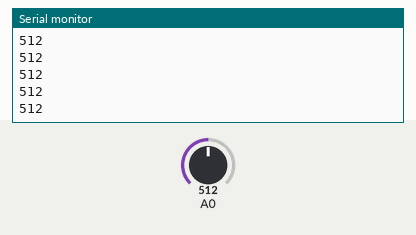
This sketch was run on a simulated Arduino Uno, built with avr-gcc and run on an emulated ATmega328P. Parts: the last lines printed to the serial monitor. The inputs (shaded band) are chosen by the test bench; at power-on: A0 = 512.

Above: at 1.2 s.
1.3 s: A0 set to 716
At 2.1 s:
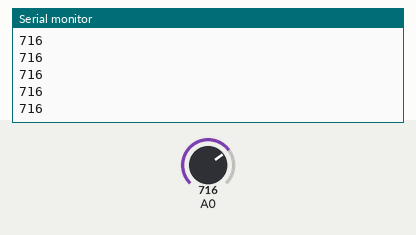
2.8 s: A0 set to 900
At 3.7 s:
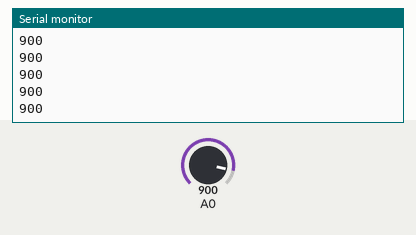
Timing chart, 0 to 5.8 s (numbered marks = the images above; inputs shaded):
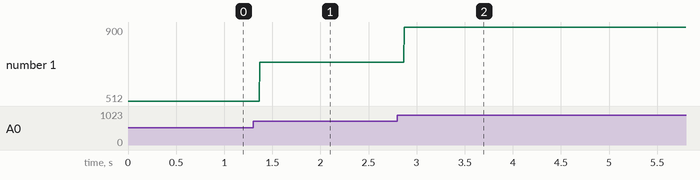

The sketch:

sketch_mar12a.ino
```cpp
uint16_t adc_result0;
void setup() {
  // put your setup code here, to run once:
//DDRB = 0x20; // to connect led to PB5


    // initialize adc
    adc_init();
    Serial.begin(9600);
}
void adc_init()
{
    // AREF = AVcc
    ADMUX = (1<<REFS0);
    // ADC Enable and prescaler of 128
    // 16000000/128 = 125000
    ADCSRA = (1<<ADEN)|(1<<ADPS2)|(1<<ADPS1)|(1<<ADPS0);
    //ADEN – ADC Enable
}

uint16_t adc_read(uint8_t ch)
{
    // select the corresponding channel 0~5
    // ANDing with ’7′ will always keep the value
    // of ‘ch’ between 0 and 5
    ch &= 0b00000111; // AND operation with 7
    ADMUX = (ADMUX & 0xF8)|ch; // clears the bottom 3 bits before ORing
    // start single conversion
    // write ’1′ to ADSC
    ADCSRA |= (1<<ADSC);
    // wait for conversion to complete
    // ADSC becomes ’0′ again
    // till then, run loop continuously
    while(ADCSRA & (1<<ADSC));
    return (ADC);
}

void loop() {
  // put your main code here, to run repeatedly:


  //  while(1)
    {
    adc_result0 = adc_read(0); // read adc value at PC0
    Serial.println(adc_result0);
    // condition for led to turn on or off
//    if (adc_result0 > 500)
//    PORTB = 0x20;
//    else
//    PORTB = 0x00;
    }
}
```

Measured:
- after the input at 1.3 s, the serial monitor: prints a new line after 0.07 s (image 1)
- after the input at 2.8 s, the serial monitor: prints a new line after 0.07 s (image 2)
- plotted number 1: 512 → 716 after the input at 1.3 s, 716 → 900 after the input at 2.8 s
